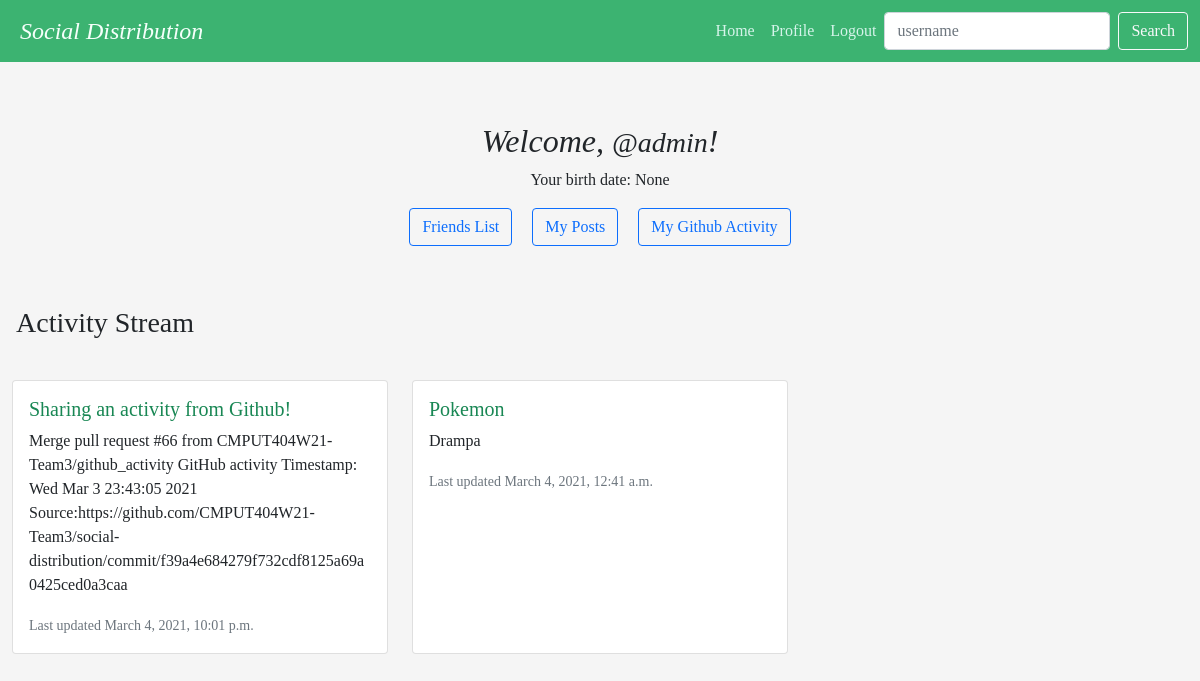
Page / (signed in) on the earlier database version.
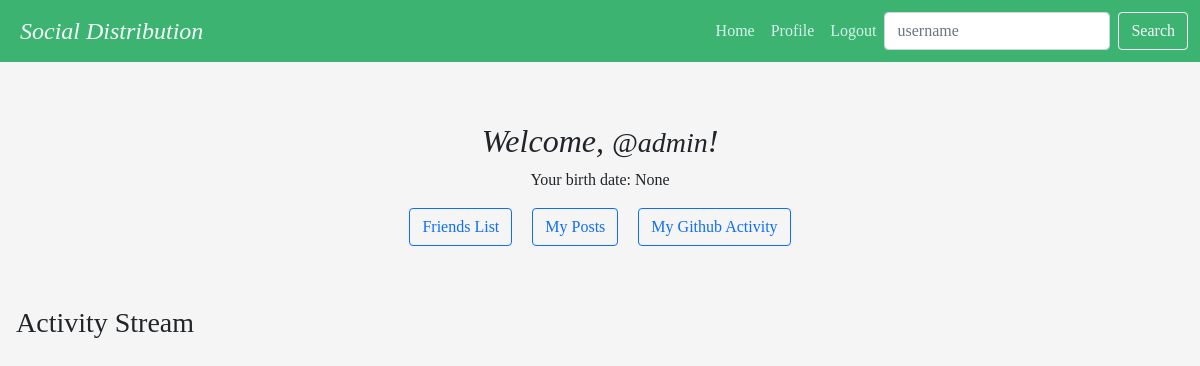
Same page on the later database version.
### Profile/models.py (models this page shows, shortened)
class Post(models.Model):
    title = models.CharField(max_length=200)
    id = models.UUIDField(primary_key=True, default=uuid.uuid4, editable=False)
    url = models.CharField(max_length=200, blank=True)
    source = models.CharField(max_length=200, blank=True)
    origin = models.CharField(max_length=200, blank=True)
    description = models.TextField(blank=True)
    class ContentType(models.TextChoices):
        MARKDOWN = 'text/markdown' # common mark
        PLAIN = 'text/plain' # UTF-8
        BASE64 = 'application/base64'
        PNG = 'image/png' # embedded png
        JPEG = 'image/jpeg' # embedded jpeg
    content_type = models.CharField(
        max_length=40,
        choices = ContentType.choices,
        default=ContentType.PLAIN
    )
    content = models.TextField(blank=True)
    author = models.ForeignKey(Author, on_delete=models.CASCADE, null=True, related_name="posts")
    categories = models.ManyToManyField('PostCategory', blank=True)
    comments_count = models.IntegerField(default=0)
    comments_page_size = models.IntegerField(default=50)
    comments_first_page = models.CharField(max_length=200, null=True) # URL to first page of comments for this post
    comments = models.ManyToManyField('Comment', blank=True)
    timestamp = models.DateTimeField(default=timezone.now)
    likes_count = models.IntegerField(default=0)
    class Visibility(models.TextChoices):
        PUBLIC = 'PUBLIC'
        FRIENDS = 'FRIENDS'
    visibility = models.CharField(
        max_length=10,
        choices=Visibility.choices,
        default=Visibility.PUBLIC
    )
    unlisted = models.BooleanField(default=False) # used for images so that they don't show up in timelines
    @property
    def type(self):
        return 'post'
    def content_html(self):
        if self.content_type == Post.ContentType.PLAIN:
            return self.content
        elif self.content_type == Post.ContentType.MARKDOWN:
            return commonmark.commonmark(self.content)
        elif self.content_type == Post.ContentType.JPEG or self.content_type == Post.ContentType.PNG:
            return '<img src="' + reverse('Profile:view_post', kwargs={'author_id':self.author.id, 'post_id':self.id}) + '">'

### Profile/views.py (the view)
# urls.py: url(r'^$', Profile_views.home, name='home'), #homepage
@login_required(login_url='/login/')
def home(request):
	public_posts = Post.objects.filter(visibility='PUBLIC', unlisted=False).order_by('-timestamp')
	self_posts = Post.objects.filter(author=request.user.author, unlisted=False).order_by('-timestamp')
	friends = Author.objects.get(user__username=request.user.username).friends.all()
	friends_posts = Post.objects.filter(visibility='FRIENDS', unlisted=False).filter(author__in=friends).order_by('-timestamp')
	posts = public_posts | self_posts | friends_posts
	return render(request, 'profile/home.html', {'posts': posts})

### Profile/templates/profile/home.html (shortened to what this page needs)
{% extends 'base.html' %}
{% block content %}
  <div class="home">
    <h2 class="fst-italic">Welcome, {{ user.get_full_name }} <small>@{{ user.username }}</small>!</h2>
    <p>Your birth date: {{ user.author.birth_date }}</p>
    <a class="btn btn-outline-primary" href="/friends" role="button">Friends List</a>
    <a class="btn btn-outline-primary" href="/author/{{ user.author.id }}/view_posts" role="button">My Posts</a>
    <a class="btn btn-outline-primary" href="/github_activity" role="button">My Github Activity</a>
  </div>
  <h3 style="margin: 16px; text-align: left;"> Activity Stream </h3>
  <div class="row row-cols-1 row-cols-md-3 g-4">
    {% for post in posts %}
      <div class="col">
        <div class="card h-100">
          <div class="card-body">
            <h5 class="card-title"><a href="/author/{{post.author.id}}/view_post/{{post.id}}">{{post.title}}</a></h5>
            <p class="card-text">{{ post.content_html | safe }}</p>
            <p class="card-text"><small class="text-muted">Last updated {{post.timestamp}}</small></p>
          </div>
        </div>
      </div>
    {% endfor %}
  </div>
{% endblock %}

Differences in the rows shown:
removed Post: title "Sharing an activity from Github!", content_html "Merge pull request #66 from CMPUT404W21-Team3/github_activity GitHub activity Timestamp: Wed Mar 3 23:43:05 2021 Source:https://github.com/CMPUT404W21-Team3/social-distribution/commit/f39a4e684279f732cdf8125a69a0425ced0a3caa", timestamp "March 4, 2021, 10:01 p.m."
removed Post: title "Pokemon", content_html "Drampa", timestamp "March 4, 2021, 12:41 a.m."
